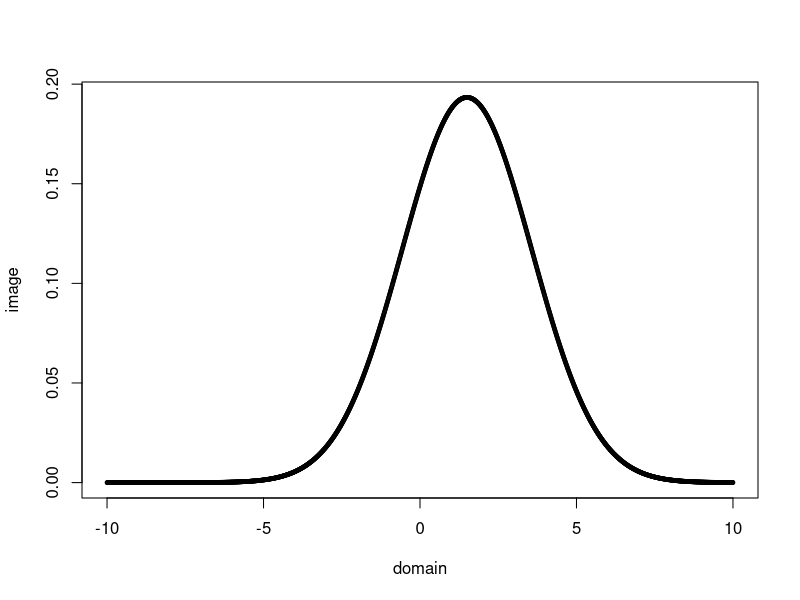

Generate this figure with R:
## ---- chunk 1
domain <- seq(-10,10,0.01)
image <- 0.5*(dnorm(domain,1,2) + dnorm(domain,2,2))
plot(domain, image, cex=0.5)
## ---- chunk 2
1/(1+exp(-1/8))
## ---- chunk 3
bda_example_1_9_simulation <- function(samples=100){
  ### simulation function for example 1.9 
  ir_time <- rexp(samples, 1/10)  # Interarrival time generated from Exp(1/10)

  arrived_time <- c()  # Arrived time
  for(i in 1:samples){arrived_time[i]<-(sum(ir_time[seq(i)]))}

  doctor_time <- runif(samples, 5, 20)  # Doctor time generated from Unif(5,20)

  out_time <- rep(0,samples)  # Leaving time
  out_time[1] <- arrived_time[1] + doctor_time[1]  # First entity
  out_time[2] <- arrived_time[2] + doctor_time[2]  # Second entity
  out_time[3] <- arrived_time[3] + doctor_time[3]  # Third entity 
  # Until third entity arrives, there is 0 wait time.

  worker <- rep(0, samples)  # Number of doctors seeing patient
  worker[1] <- 1  # First doctor occupied

  wait_time <- rep(0, samples)  # Wait time

  df = data.frame(ir_time, arrived_time, doctor_time, out_time, worker, wait_time)  
  # Dataframe

  # Simulation
  for(i in 2:samples){
  
  df$worker[i] <- i - sum(df$arrived_time[i] > df$out_time[seq(i-1)])  
  # Count working doctors
  
  if(df$worker[i] <= 3) {
    # No waiting Case
    df$out_time[i] <- df$arrived_time[i] + df$doctor_time[i]
    }
  
  else {
    # Waiting Case
    df$worker[i] <- 3
    df$wait_time[i] <- abs(max(df$arrived_time[i] 
                               - df$out_time[seq(i-1)][(df$arrived_time[i] 
                                                        - df$out_time[seq(i-1)] < 0)]))
    df$out_time[i] <- df$arrived_time[i] + df$wait_time[i] + df$doctor_time[i]
    }
  }


# Cut off simulation results that exceeds 480 minutes
  res <- df[df$arrived_time <= 480,]
  return(res)
}
## ---- chunk 4
set.seed(1111)
result <- bda_example_1_9_simulation()
nrow(result)
## ---- chunk 5
(waited_patients = sum(result$wait_time > 0))
## ---- chunk 6
sum(result$wait_time[result$wait_time > 0]) / waited_patients
## ---- chunk 7
result$out_time[nrow(result)]
## ---- chunk 8
# Simulate 100 times and store it in list.
result_list <- list()
for (i in 1:100) {
  result_list[[i]] <- bda_example_1_9_simulation()  
}
## ---- chunk 9
num_patients <- c()
waited_patients <- c()
avg_wait_time <- c()
closed_time <- c()

for (i in 1:100) {
  num_patients[i] <- nrow(result_list[[i]])
  waited_patients[i] <- sum(result_list[[i]]$wait_time > 0)
  avg_wait_time[i] = sum(result_list[[i]]$wait_time[result_list[[i]]$wait_time > 0]) / 
    waited_patients[i]
  closed_time[i] = result_list[[i]]$out_time[nrow(result_list[[i]])]
}
## ---- chunk 10
summary(num_patients)
## ---- chunk 11
summary(waited_patients)
## ---- chunk 12
summary(avg_wait_time)  
# Note that NA's are simulations without waiting time.
## ---- chunk 13
summary(closed_time)
